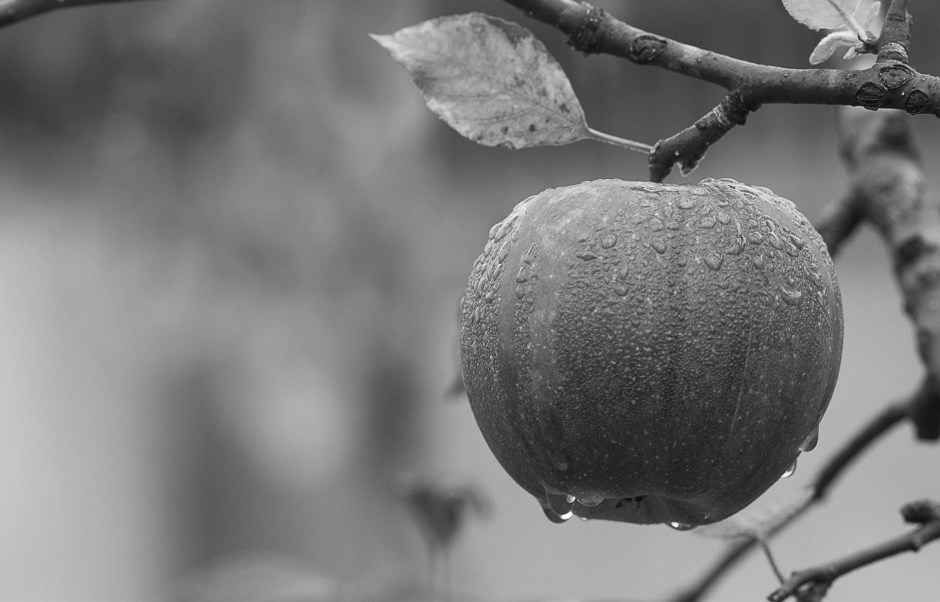
#> input picture BRI515-applied math/assignment*2/2023021666_A2/gray.jpg, 1880 x 1204 px (shown at 1/2 size)
$ jupyter execute image_derivative.ipynb
#> lines starting #> are read from the running program, lines starting #| are printed output that depends on the picture
# Assignment 2

### THIS FILE:

about derivatives.

First I did;
> Creating an image 301x301 pixels, 255 white and black out a square 50x50. Then displaying 2 derivative images (after calculating it in a function). Result: original image, 2 derivative image. *explanation of the pattern is included.

Secondly,
> Using the main code i wrote in the first place, I added an image called "gray.jpg". Result: original image and its two derivatives as subplot. *explanation of the pattern is included.

Finally,
> As two derivatives that I have calculated are a vector, in the final step i visualized the gradient in a different way. Created visualization in HSV space.

**Importing the libraries that i need in this code**

[cell 1]
import numpy as np
import matplotlib.pyplot as plt
from matplotlib.image import imread
from skimage.color import hsv2rgb #used to bring the hsv2rgb function
#popular library for image processing and computer vision tasks

**Create the original image with a 301x301 grid of white pixels (255) and a black square in the center.**

np.full: NumPy function that creates an array filled with a specified value

>> np.full(shape, fill_value, dtype=None, order='C', *, like=None)

*In grayscale images, pixel values typically range from 0 (black) to 255 (white) with intermediate values representing various shades of gray.*

why 126 and 175 coordinates?:  50x50 square in the middle of a 301x301 image, square to starting from the pixel coordinates 25 pixels back and end 25 pixels ahead from the center (both the x and y directions)

[cell 2]
# Creating an empty 301x301 image filled with 255 (white)
image = np.full((301, 301), 255, dtype=float)

# Defining the coordinates for the black square
x1, x2 = 126, 175 #x1 = the starting x-coordinate, x2 = the ending x-coordinate.
y1, y2 = 126, 175 #y1 = the starting y-coordinate, y2 = the ending y-coordinate.

# Filling the square region with 0 (black)
image[x1:x2, y1:y2] = 0 #image[selecting a range of rows, selecting a range of columns] = black

### I will upload a picture called "gray" and then I will calculate the derivative of the picture same as above.

#### However now I will add np.pad function to use it in third step of hsv-visualization!!

**why we use np.pad?**
>numpy.pad(array, pad_width, mode='constant', **kwargs)
>> **mode**= Pads with a constant value, **constant_values**= Used in ‘constant’. The values to set the padded values for each axis. - Default is 0.

Padding ensures that the original image, the horizontal gradient, and the vertical gradient have the same dimensions when calculating image gradients. So it is like; making sure that everything has the right fit. When we calculate changes in the image, it's like figuring out how things shift side to side and up and down. *Imagine if one part is a different size than the others. That would be a problem, like trying to put a small puzzle piece into a big gap.* Calculating the differences of image gradients involves computing the differences between adjacent pixel values along the horizontal and vertical axes. If these differences are not the same size, performing operations on such elements may lead to errors.
>For example, if the image (im) is initially a 1204x1880 image, the horizontal gradient (dx) should also be of the same size, which is 1204x1880. The vertical gradient (dy) should also be of the same size.

**Padding added here because it is needed in the final step. I include it in the beginning to make code shorter.
However the question is adding padding does change anything?**

> no!: Because the original image (first one) and the dx and dy gradient image have the same dimensions padding will not interrupt.

**Create a function image_grad to compute the gradient images using the provided approximation.**

np.diff = Calculating the n-th discrete difference along the given axis.

[cell 3]
#calculating the gradient of an input image, both x-y direction

def image_grad(im):
    # Calculating the gradient in the x-direction
    dx = np.diff(im, axis=1) #axis=1 - x direction
    dx = np.pad(dx, ((0, 0), (0, 1)), mode='constant', constant_values=0) #((0, 0), (0, 1)) = (top, bottom),(left, right))
    # after calculating horizontal gradient, adding an extra column of zeros on the right side

    # Calculating the gradient in the y-direction
    dy = np.diff(im, axis=0) #axis=0 - y direction
    dy = np.pad(dy, ((0, 1), (0, 0)), mode='constant', constant_values=0) #(((0, 1), (0, 0)) = (top, bottom),(left, right))
    # after calculating dy, adding an extra row of zeros at the bottom.
    return dx, dy

# Computing image gradients
dx, dy = image_grad(image)

**Use the image_grad function to obtain the gradient images and create subplots to display them.**

The numbers 131, 132, and 133 are used to specify the positions of the subplots within a grid.
*(`plt.subplot(131)` indicating creation of a subplot grid with 1 row and 3 columns, and specifying the **first subplot**)*

[cell 4]
# Calculating gradient images along both the horizontal (dx) and vertical (dy) directions, using the input image as a reference.
dx, dy = image_grad(image)

image[y1:y2, x1:x2] = 0  # origin at the top-left corner

# Create subplots to display the original image, gradient in x, and gradient in y
plt.figure(figsize=(16, 4))

# Displaying the original Image
plt.subplot(131) # first subplot
plt.imshow(image, cmap='gray') #cmap for displaying image in gray scale
#plt.imshow: Display data as an image, i.e., on a 2D regular raster.
plt.title('Image')
plt.colorbar()

# Displaying derivative image in x-direction
plt.subplot(132) #second subplot
plt.imshow(dx, cmap='gray')
plt.title('Derivative Image in X-Direction')
plt.colorbar()

# Displaying derivative image in y-direction
plt.subplot(133) #third subplot
plt.imshow(dy, cmap='gray')
plt.title('Derivative Image in Y-Direction')
plt.colorbar()

plt.tight_layout() #adjusting the spacing between subplots
plt.show()
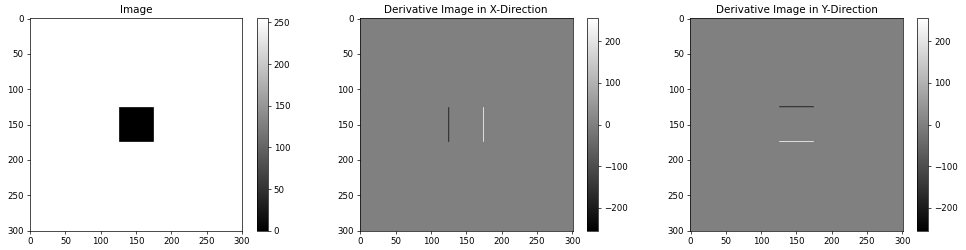
#> figure drawn by matplotlib, 6 panels

*NOTE*
>> The y-axis of the result images starts from 300 because in most image processing libraries, including NumPy and Matplotlib, the origin (0,0) is typically defined in the top-left corner of the image, and the **y-axis increases as you move downward**. However, the x-axis starts from the left and increases to the right.

#### EXPLANATION OF THE PATTERN

*Derivative Image in X-direction / second subplot*
-	Represents horizontal change in intensity.
-	When we look black line **(negative values in the gradient)** in the image we can say that image getting darker left to right suddenly. (125,125) until (125,175) which indicates pixel values decreasing.
-	When positive values considered at (175,125) to (175,175) (White line) we can say that color is getting lighter suddenly.

*Derivative Image in Y-direction / third subplot*
-	Represents vertical change in intensity.
-	When we look black line in the image we can say that image getting darker and pixel values decreasing suddenly at y=125 until y=175 (as we go to bottom).
-	When positive values considered at (y=175) (White line) we can say that color is getting lighter suddenly.

- for 2nd subplot, we move left to right and pointing out the points where change in intensity sudden. (vertical edges of square)
- for 3rd subplot, we move top to bottom and pointing out the points where change in intensity sudden. (horizontal edges of square)

**Simply:**

The second and third subplots of the gradient images reveal four lines (two black, two white) indicating sudden changes in gradient intensity. This is because the image depicts a black square on a white background. Therefore, sharp changes in the x-axis (125 to 175) and y-axis (125 to 175) coordinates are visible at the square's boundaries due to the abrupt change in color.

In conclusion positive values in the gradient shows color is getting lighter while negative values in the gradient shows is getting darker. Large gradient values are observed as black and white pixels have large gradient.

[cell 5]
# Loading the gray-scale image from disk
image = imread('gray.jpg')
#> image is the input picture: shape (1204, 1880); min 0, max 255, mean 121.2

# def image_grad(im):
    #it is in the [3] code (above). Tried to shorten the code and use it for all three.

# Computing image gradients
dx, dy = image_grad(image)
#> in image_grad (call 3), `dx = np.diff(im, axis=1)`:
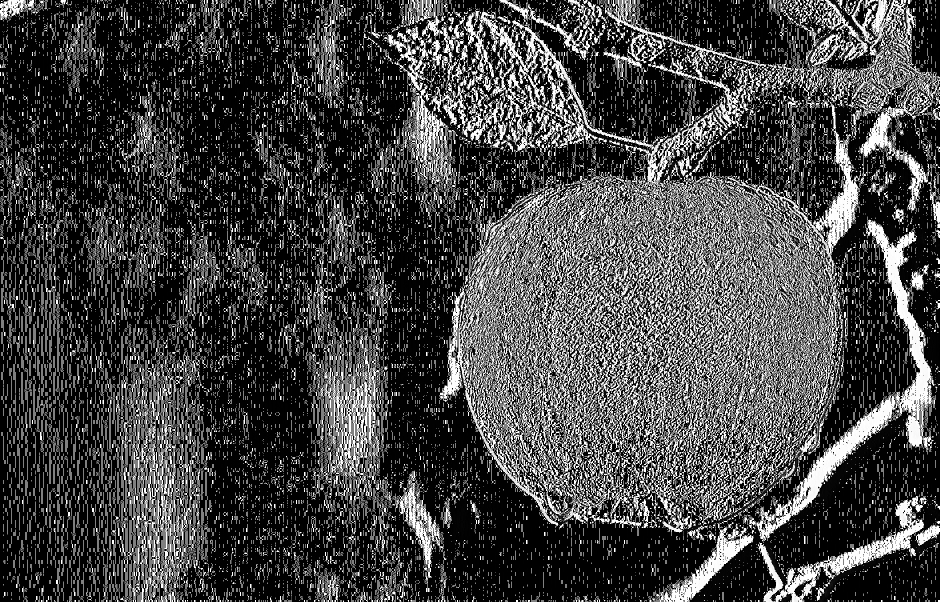
#> dx: shape (1204, 1879) (shown at 1/2 size); min 0, max 255, mean 67.8
#> in image_grad (call 3), `dy = np.diff(im, axis=0)`:
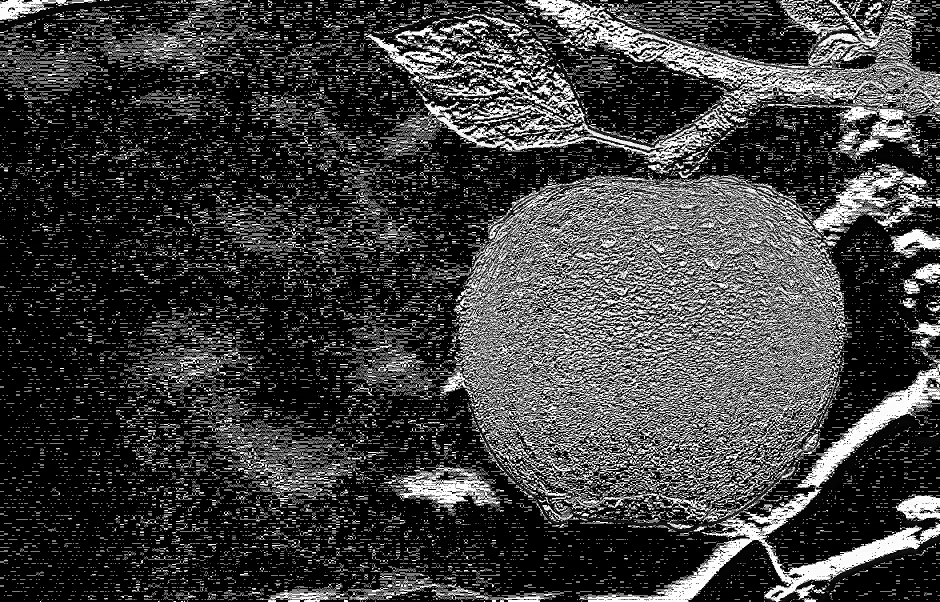
#> dy: shape (1203, 1880) (shown at 1/2 size); min 0, max 255, mean 62.8

[cell 6]
#note to myself: look at the first example's notes if dont understand something! as I explained detailly!!!

# Creating subplots to display the original image, gradient in x, and gradient in y
plt.figure(figsize=(12, 4))

# Original Image
plt.subplot(131)
plt.imshow(image, cmap='gray')
plt.title('Original Image')
plt.colorbar()

# Gradient in x-direction
plt.subplot(132)
plt.imshow(dx, cmap='gray')
plt.title('Derivative Image in X-Direction')
plt.colorbar()

# Gradient in y-direction
plt.subplot(133)
plt.imshow(dy, cmap='gray')
plt.title('Derivative Image in Y-Direction')
plt.colorbar()

plt.tight_layout()
plt.show()
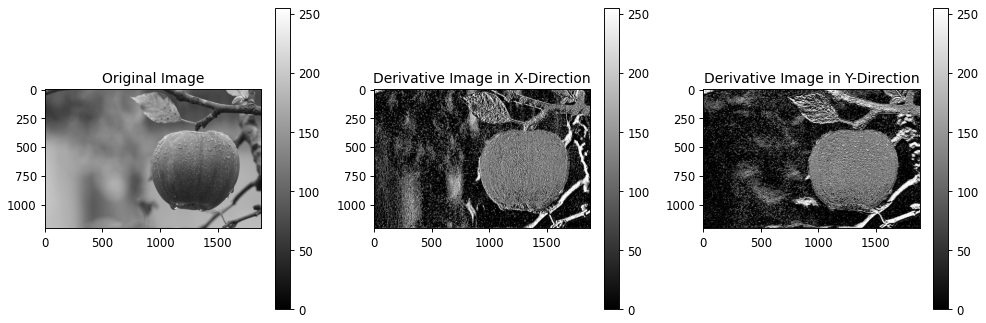
#> figure drawn by matplotlib, 6 panels

#### EXPLANATION OF THE PATTERN

When we compare derivative image in X-direction and Y-direction we can realize there are some differences between the patterns and colors. For example, if we examine the tree branch in two picture we can certainly see the difference as one of them show change of image intensity oriented on horizontal direction and one shows change of the image intensity in vertical direction.

As those patterns and colors important because they help us to understand how pixel values change in my original apple image, lets compare those 2 subplots.

Derivative image X and Y direction have different patterns even though they are based on the same image. Why?
It shows there are changes in intensity in x or y direction that doesnt have it in other direction. Lets look (250,1000)ish coordinates in derivative image in x-direction. It has different pattern than y-direction image in same coordinates. That means there is presence of edges or transitions in image that y direction doesnt have it. Gray regions in that part shows those features are mainly oriented horizontally while different patterns in y- direction image shows those features oriented verticaly.

Moreover, when we look at derivative image in x-direction apple itself and tree and its branches’ edges and curves are sharper which shows those have higher values concentrated in those areas. However, when we look at image in y-direction, we can see that image is more smooth, mainly focusing on the surface of the apple which means that area has more higher values.

[cell 7]
# Creating a function to display gradient in HSV space
def display_image_grad(imx, imy):
    # Calculating gradient magnitude
    grad_magnitude = np.sqrt(imx**2 + imy**2)
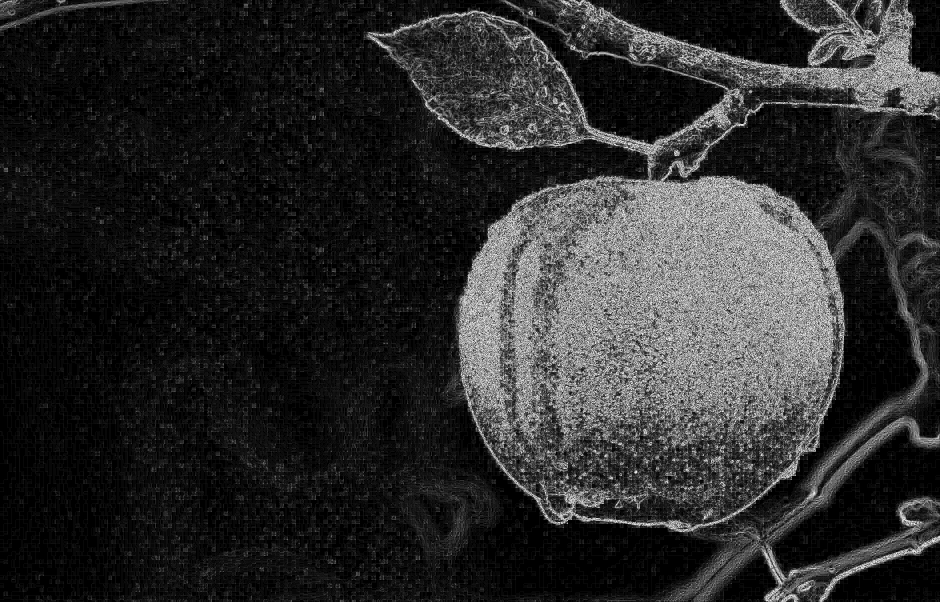
#> grad_magnitude: shape (1204, 1880) float16 (shown at 1/2 size); min 0, max 15.91, mean 2.71; drawn with min black and max white
    # this gives us a measure of how quickly the image intensity is changing at a given pixel
    # gradient magnitude = rate of change in intensity

    # Calculating gradient angle
    # this angle tells us the direction of the greatest change in image intensity at a given pixel.
    grad_angle = np.rad2deg(np.arctan2(imy, imx))
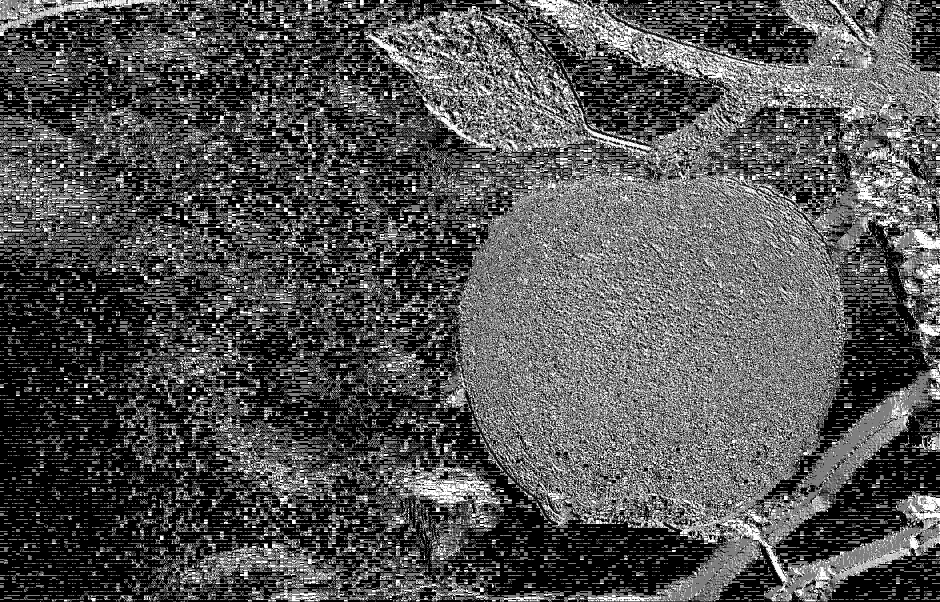
#> grad_angle: shape (1204, 1880) float16 (shown at 1/2 size); min 0, max 90, mean 29.5; drawn with min black and max white
    #AttributeError: module 'numpy' has no attribute 'atan2'thats why used arctan
    #(np.rad2deg(np.atan2(...)) and np.arctan2(imy, imx) is essentially the same-interchangeble)

    # Creating HSV image
    grad_hsv = np.zeros((imx.shape[0], imx.shape[1], 3)) #3 corresponds to the three color channels used in the HSV color space (h-s-v)
    grad_hsv[:, :, 0] = grad_angle  #Hue
    #specifying access all rows (:) and all columns (:) of the first channel (channel 0) = [:, :, 0]
    grad_hsv[:, :, 1] = 1.0  #Saturation
    grad_hsv[:, :, 2] = grad_magnitude  #Value
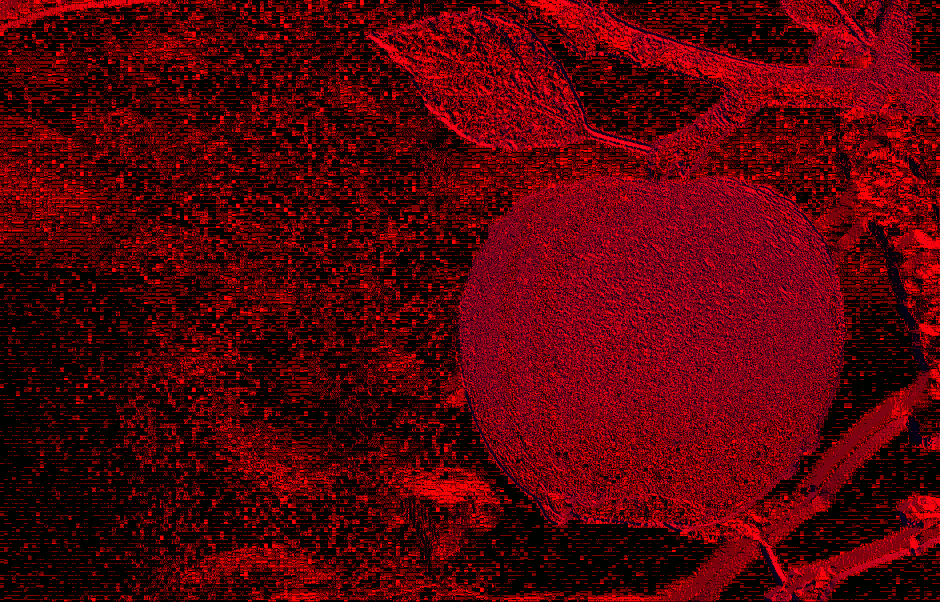
#> grad_hsv: shape (1204, 1880, 3) float64 (shown at 1/2 size); mean of channels 0, 1, 2 29.5, 1, 2.7; drawn with min black and max white

    # Normalizing HSV values to the range [0, 1]
    grad_hsv /= grad_hsv.max(axis=(0, 1))
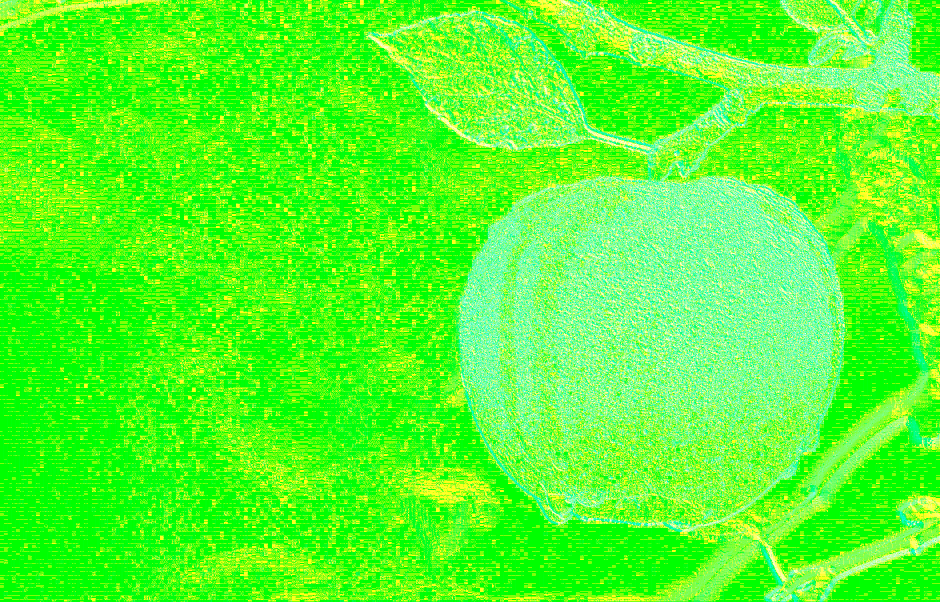
#> grad_hsv: shape (1204, 1880, 3) float64 (shown at 1/2 size); mean of channels 0, 1, 2 0.328, 1, 0.17; drawn as R, G, B
    #grad_hsv.max = calculates the maximum value across both height and width dimensions of the entire image
    #the resulting values in grad_hsv are guaranteed to fall within the range [0, 1]

    # Converting HSV to RGB using skimage.color.hsv2rgb
    grad_rgb = hsv2rgb(grad_hsv)
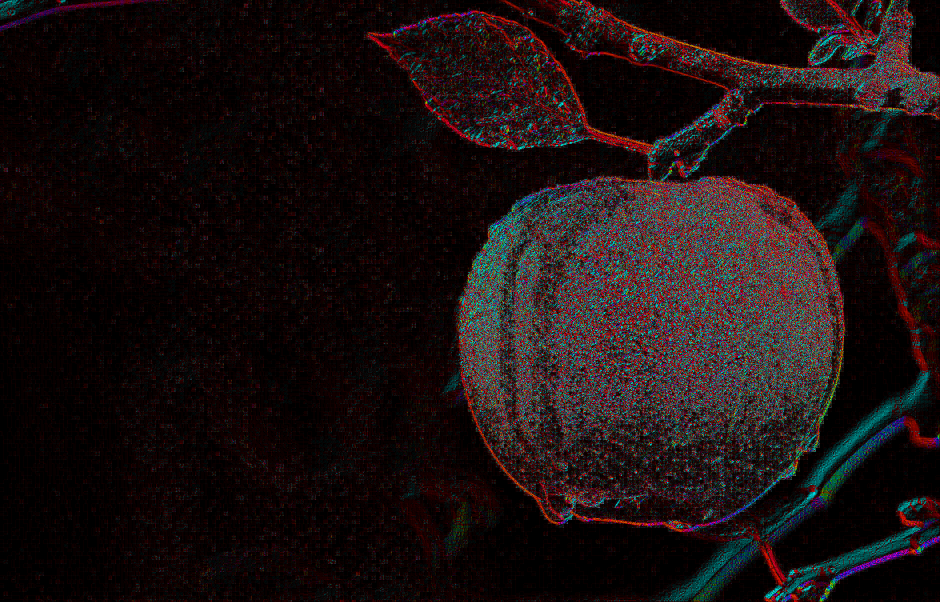
#> grad_rgb: shape (1204, 1880, 3) float64 (shown at 1/2 size); mean R, G, B 0.105, 0.0667, 0.0679

    return grad_rgb


# Displaying original image and gradient visualization
plt.figure(figsize=(8, 4))

# Gradient Visualization
gradient_rgb = display_image_grad(dx, dy)
#before i created a function to display gradient in HSV space
#now:calculating the gradient visualization in HSV space and returns an RGB image in gradient_rgb
plt.imshow(gradient_rgb)
plt.title('Gradient Visualization')

# Removing x and y axis labels and ticks
plt.axis('off')

plt.tight_layout()
plt.show()
